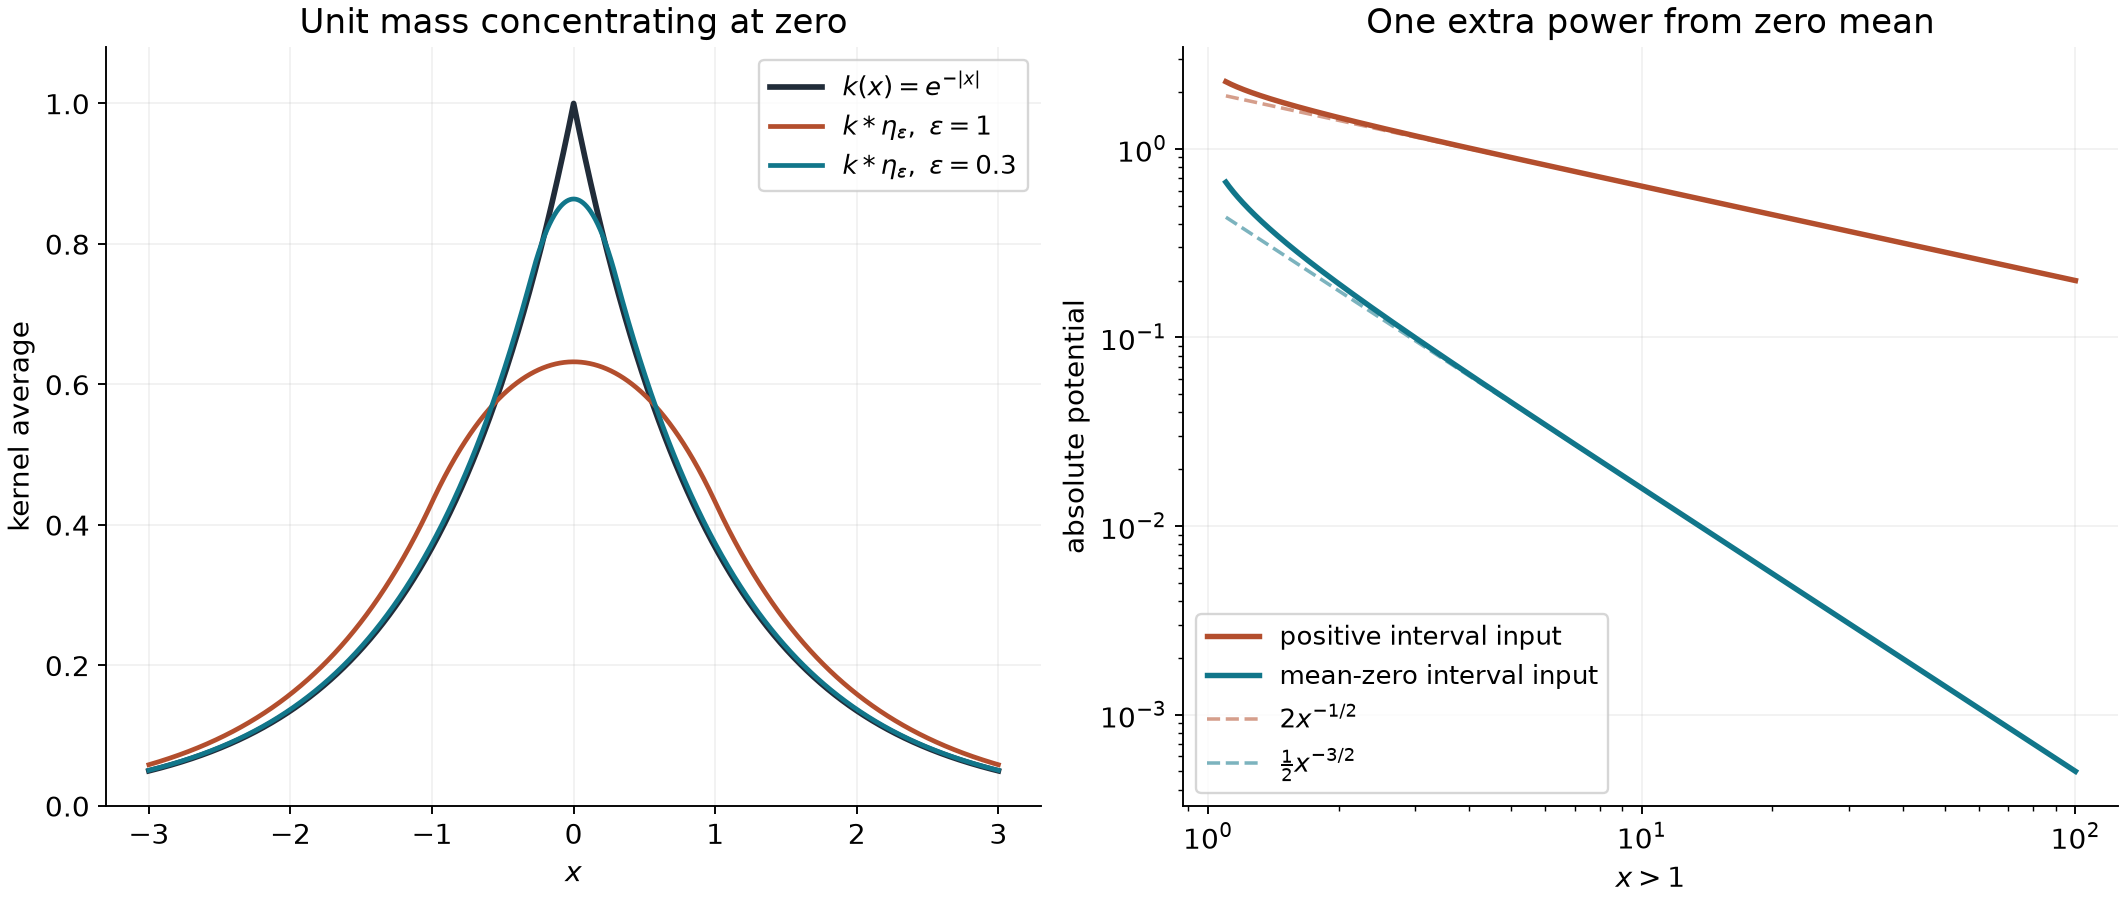

Generate this figure with Python:
from pathlib import Path
import numpy as np
import matplotlib
matplotlib.use('Agg')
import matplotlib.pyplot as plt
plt.rcParams.update({'font.size':12,'svg.hashsalt':'AN01-U033-endpoints-cancellation'})
out=Path(__file__).resolve().parent
fig,axes=plt.subplots(1,2,figsize=(12.5,5.3),layout='constrained')
x=np.linspace(-3,3,1801)
axes[0].plot(x,np.exp(-abs(x)),color='#212c39',lw=2.4,label=r'$k(x)=e^{-|x|}$')
for e,c in [(1,'#b34e2d'),(.3,'#11768a')]:
    y=np.where(abs(x)>=e,np.exp(-abs(x))*np.sinh(e)/e,(1-np.exp(-e)*np.cosh(x))/e)
    axes[0].plot(x,y,color=c,lw=2,label=rf'$k*\eta_\varepsilon,\ \varepsilon={e:g}$')
axes[0].set(xlabel='$x$',ylabel='kernel average',title='Unit mass concentrating at zero',ylim=(0,1.08))
axes[0].legend(loc='upper right',fontsize=11)
x=np.geomspace(1.1,100,1000)
positive=4/(np.sqrt(x+1)+np.sqrt(x-1))
# Stable rationalization of twice the second difference of sqrt(x).
negative=4/((np.sqrt(x+1)+np.sqrt(x))*(np.sqrt(x)+np.sqrt(x-1))*(np.sqrt(x+1)+np.sqrt(x-1)))
axes[1].loglog(x,positive,color='#b34e2d',lw=2.3,label='positive interval input')
axes[1].loglog(x,negative,color='#11768a',lw=2.3,label='mean-zero interval input')
axes[1].loglog(x,2*x**(-.5),'--',color='#b34e2d',alpha=.55,label=r'$2x^{-1/2}$')
axes[1].loglog(x,.5*x**(-1.5),'--',color='#11768a',alpha=.55,label=r'$\frac{1}{2}x^{-3/2}$')
axes[1].set(xlabel='$x>1$',ylabel='absolute potential',title='One extra power from zero mean')
axes[1].legend(loc='lower left',fontsize=11)
for ax in axes:
    ax.grid(alpha=.17)
    ax.spines[['top','right']].set_visible(False)
name='convolution-endpoints-and-cancellation'
fig.savefig(out/(name+'.png'),dpi=170)
fig.savefig(out/(name+'.svg'),metadata={'Date':None})
p=out/(name+'.svg');p.write_text('\n'.join(l.rstrip() for l in p.read_text(encoding='utf-8').splitlines())+'\n',encoding='utf-8')
